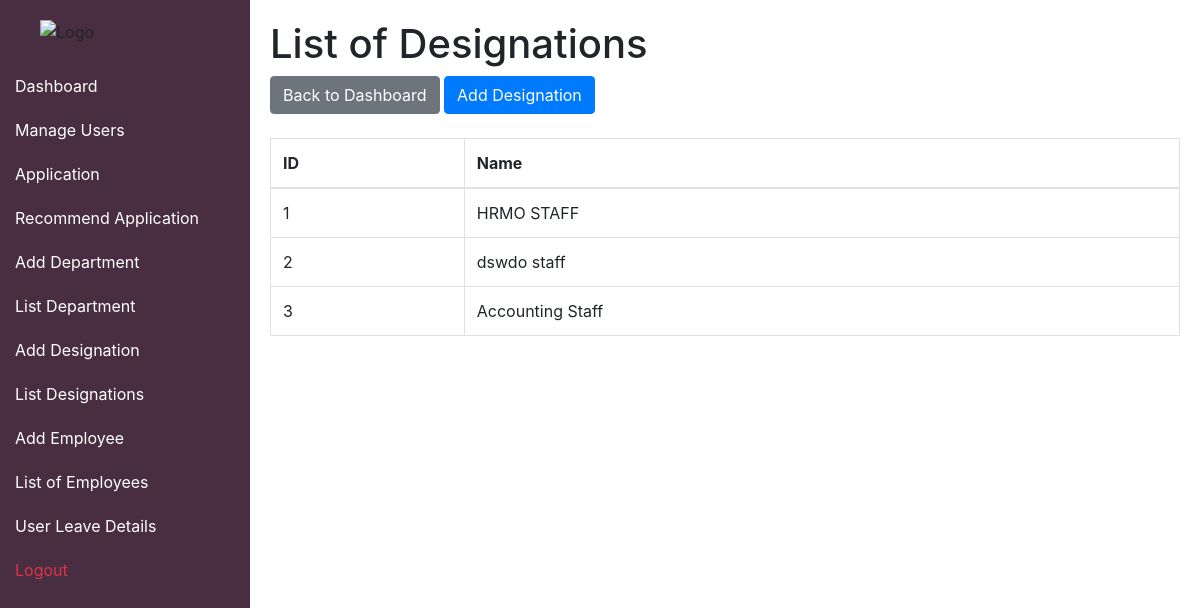
Screenshot of /list_designations.php (signed in) with the database file from the repository.
### tables this page shows
CREATE TABLE `designations` (
  `id` int(11) NOT NULL,
  `name` varchar(255) NOT NULL
);

### list_designations.php (the view, shortened to what this page needs)
<?php
$designations = [];
include 'connection.php';
try {
    $stmt = $pdo->query('SELECT id, name FROM designations');
    $designations = $stmt->fetchAll(PDO::FETCH_ASSOC);
} catch (PDOException $e) {
    $error = 'Database error: ' . $e->getMessage();
}
?>
<!DOCTYPE html>
<html lang="en">
<head>
    <link rel="stylesheet" href="https://maxcdn.bootstrapcdn.com/bootstrap/4.5.2/css/bootstrap.min.css">
</head>
<body>
    <div class="sidebar">
        <div class="sidebar-header">
            <img src="images/logo.png" alt="Logo" class="logo">
        </div>
        <a href="dashboard.php">Dashboard</a>
        <a href="admin_panel.php">Manage Users</a>
        <a href="applications.php">Application</a>
        <a href="recommend_applications.php">Recommend Application</a>
        <a href="add_department.php">Add Department</a>
        <a href="list_departments.php">List Department</a>
        <a href="designations.php">Add Designation</a>
        <a href="list_designations.php">List Designations</a>
        <a href="add_employee.php">Add Employee</a>
        <a href="list_employees.php">List of Employees</a>
        <a href="user_leave_details.php">User Leave Details</a>
        <a href="admin_panel.php?logout=true" class="text-danger">Logout</a>
    </div>
    <div class="content">
        <h1>List of Designations</h1>
        <div class="mb-4">
            <a href="dashboard.php" class="btn btn-secondary">Back to Dashboard</a>
            <a href="designations.php" class="btn btn-primary">Add Designation</a>
        </div>
        <table class="table table-bordered mt-3">
            <thead>
                <tr>
                    <th>ID</th>
                    <th>Name</th>
                </tr>
            </thead>
            <tbody>
                <?php if (!empty($designations)) { ?>
                    <?php foreach ($designations as $designation) { ?>
                        <tr>
                            <td><?php echo htmlspecialchars($designation['id']); ?></td>
                            <td><?php echo htmlspecialchars($designation['name']); ?></td>
                        </tr>
                    <?php } ?>
                <?php } else { ?>
                    <tr>
                        <td colspan="2" class="text-center">No designations found</td>
                    </tr>
                <?php } ?>
            </tbody>
        </table>
    </div>
</body>
</html>

### rows the page displays
designations: id "1", name "HRMO STAFF"
designations: id "2", name "dswdo staff"
designations: id "3", name "Accounting Staff"
